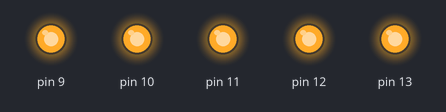
A sketch run on a simulated Arduino Uno, built with avr-gcc and run on an emulated ATmega328P. Parts: output pins drawn as LEDs (lit = HIGH).

Above: at 0.1 s.
Timing chart, 0 to 1.6 s (numbered marks = the images above):
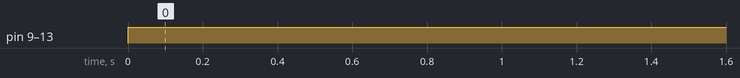

Measured:
- by itself, pin 9–13: LOW → HIGH at 0.00 s

The sketch:

testing.ino
```cpp
void setup()
{
  Serial.begin(9600);         //Sets the data rate in bits per second (baud) for serial data transmission
  pinMode(13, OUTPUT);
  pinMode(12, OUTPUT);
  pinMode(11, OUTPUT);
  pinMode(10, OUTPUT);
  pinMode(9, OUTPUT);
}
void loop()
{
  digitalWrite(13, HIGH);
  digitalWrite(12, HIGH);
  digitalWrite(11, HIGH);
  digitalWrite(10, HIGH);
  digitalWrite(9, HIGH);
}
```
